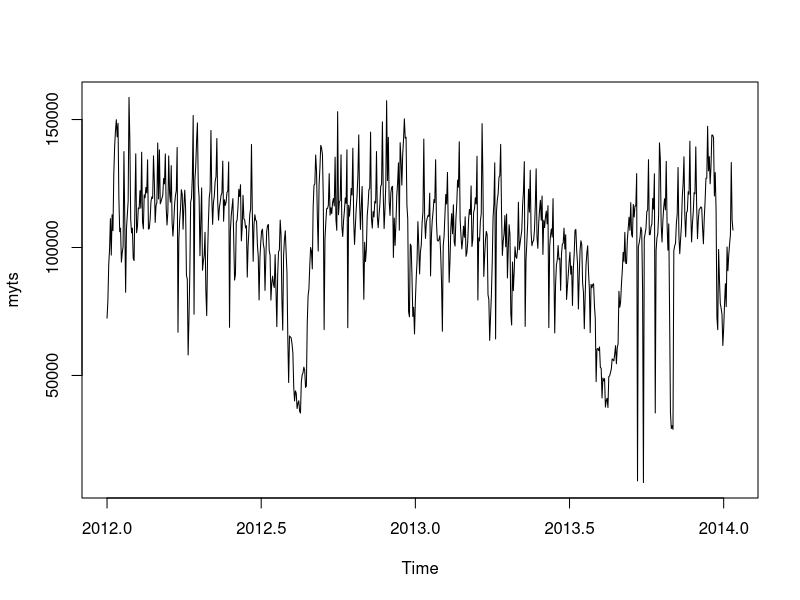
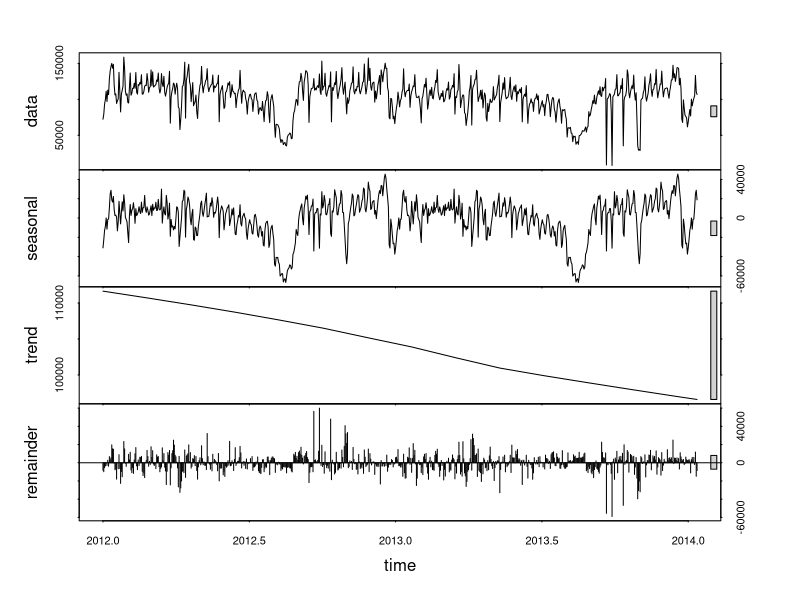
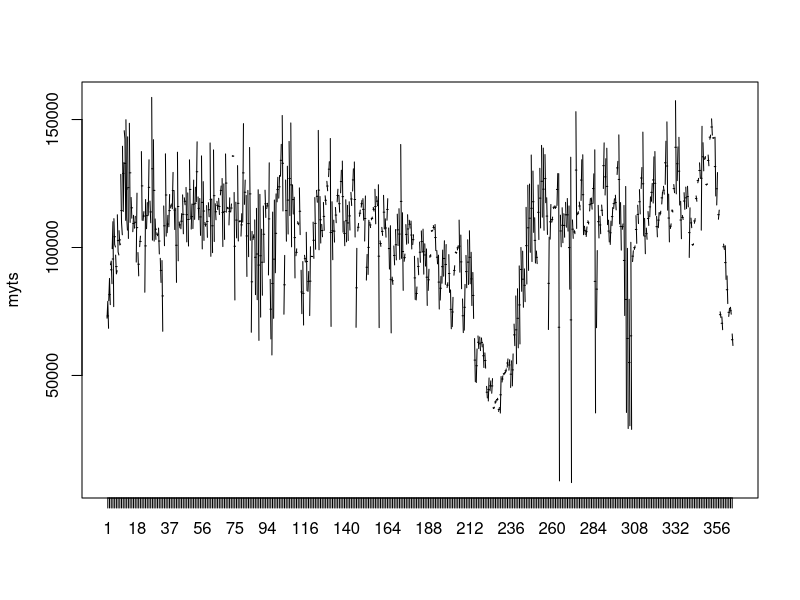
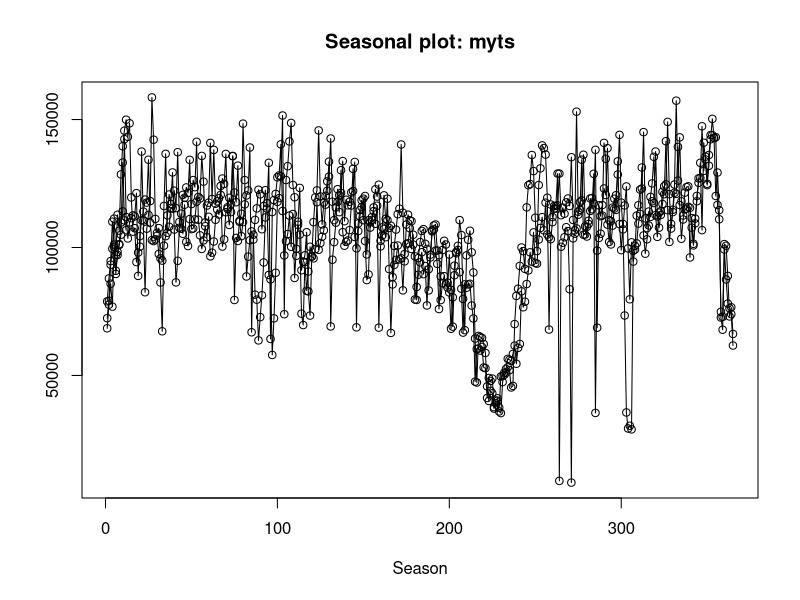

These figures' R source, in order: (Note: this script raises an error after producing the figures.)
library(forecast)

area_c_acc <- read.csv(file = 'dataset/area_c_access.csv', sep = ';')
area_c_acc$date <- as.Date(area_c_acc$timeIndex, format = "%d/%m/%Y")
area_c_acc$timeIndex <- NULL

myts <- ts(area_c_acc$PERSONE, frequency = 7, start = c(2012,1,1), end = c(2014,12,31))
myts <- ts(area_c_acc$PERSONE, frequency = 365, start = c(2012,1,1), end = c(2014,12,31))
myts <- msts(area_c_acc$PERSONE, seasonal.periods=c(7,12,365.25),start = c(2012,1,1), end = c(2014,12,31))
plot(myts)
fit <- stl(myts, s.window = "period")
plot(fit)
monthplot(myts)
seasonplot(myts)

myts <- msts(area_c_acc$PERSONE, seasonal.periods=c(7, 365.25),start = c(2012,1), end = c(2015,1))
fit <- tbats(myts)
fc <- forecast(fit, 31)
plot(fc)

x <- as.numeric(area_c_acc$PERSONE)
y <- ts(x, frequency=365)
z <- fourier(ts(x, frequency=365.25), K=5)
zf <- fourierf(ts(x, frequency=365.25), K=5, h=100)
# fit <- auto.arima(y, xreg=z, seasonal=FALSE)
fit <- auto.arima(y)
# fc <- forecast(fit, xreg=zf, h=100)
fc <- forecast(fit)
fc
# simple exponential - models level
fit <- HoltWinters(myts, beta=FALSE, gamma=FALSE)
# double exponential - models level and trend
fit <- HoltWinters(myts, gamma=FALSE)
# triple exponential - models level, trend, and seasonal components
fit <- HoltWinters(myts)

# predictive accuracy
library(forecast)
accuracy(fit)

# predict next three future values
library(forecast)
forecast(fit, 3)
plot(forecast(fit, 3))

